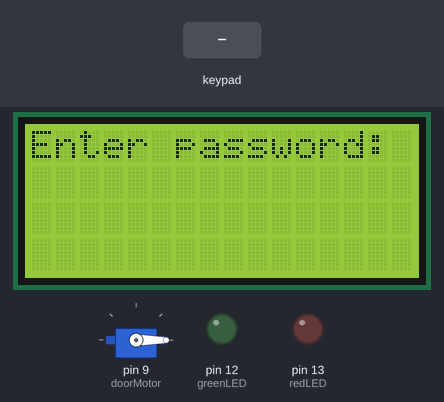
Simulated run of this sketch. Board: Arduino Uno, built with avr-gcc and run on an emulated ATmega328P. Parts: 16×4 character LCD, servo, output pins drawn as LEDs (lit = HIGH). The test bench sets the inputs (shaded band).

Above: at 1.2 s.
1.3 s: keypad keys 1 2 3 4 # pressed 0.4 s apart
At 3.5 s:
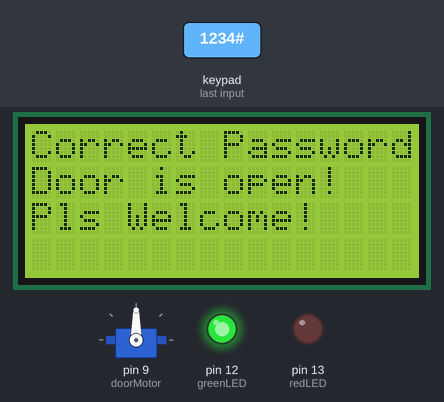
6.3 s: key '#' pressed
At 7.1 s:
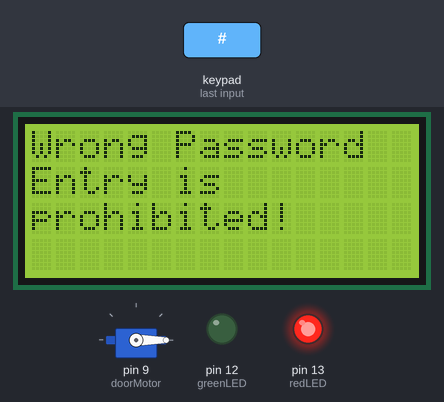
9.3 s: key '2' pressed
At 10.2 s:
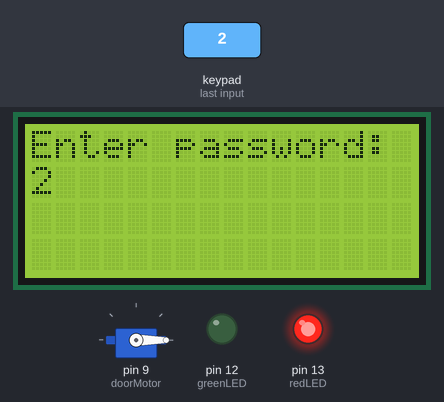
10.8 s: keypad keys 1 2 3 4 pressed 0.4 s apart
At 12.5 s:
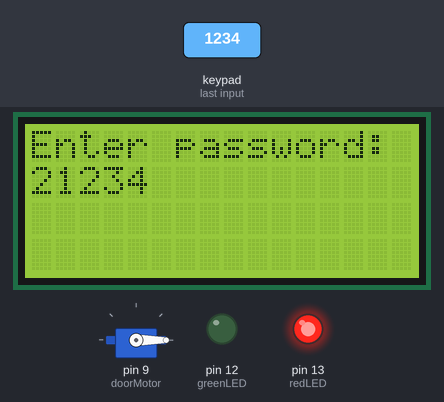
Timing chart, 0 to 14.0 s (numbered marks = the images above; inputs shaded):
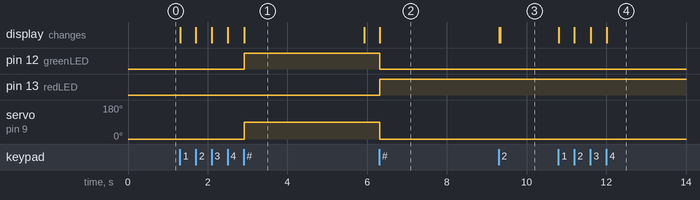

The sketch:

Smart_door_lock_code.ino
```cpp
#include <Servo.h>
#include <LiquidCrystal.h>
#include <Keypad.h>

// Initialize the LCD (16x4)
LiquidCrystal lcd(A4, A5, A0, A1, A2, A3);

// Servo motor setup
Servo doorMotor;

// Pin assignments for LEDs
const int redLED = 13;
const int greenLED = 12;

// Password variables
const String correctPassword = "1234";  // Change to your desired password
String enteredPassword = "";

// Keypad setup
const byte ROWS = 4;  // Four rows
const byte COLS = 3;  // Three columns
char keys[ROWS][COLS] = {
  {'1','2','3'},
  {'4','5','6'},
  {'7','8','9'},
  {'*','0','#'}
};
byte rowPins[ROWS] = {4, 5, 6, 3};  // Connect keypad rows to these Arduino pins
byte colPins[COLS] = {0, 1, 2};     // Connect keypad columns to these Arduino pins
Keypad keypad = Keypad(makeKeymap(keys), rowPins, colPins, ROWS, COLS);

void setup() {
  // Set up the LCD's number of columns and rows
  lcd.begin(16, 4);

  // Servo motor setup
  doorMotor.attach(9);

  // Set LEDs as outputs
  pinMode(redLED, OUTPUT);
  pinMode(greenLED, OUTPUT);

  // Initial state: close the door and turn off LEDs
  doorMotor.write(0);  // 0 degrees (closed)
  digitalWrite(redLED, LOW);
  digitalWrite(greenLED, LOW);

  lcd.clear();
  lcd.print("Enter password:");
}

void loop() {
  char key = keypad.getKey();

  if (key) {
    // If the user presses '#', it checks the entered password
    if (key == '#') {
      if (enteredPassword == correctPassword) {
        // Correct password entered
        lcd.clear();
        lcd.print("Correct Password");
        lcd.setCursor(0, 1);
        lcd.print("Door is open!");
        lcd.setCursor(0, 2);
        lcd.print("Pls Welcome!");

        // Open the door and turn on the green LED
        doorMotor.write(90);  // 90 degrees (open)
        digitalWrite(greenLED, HIGH);
        digitalWrite(redLED, LOW);
      } else {
        // Wrong password entered
        lcd.clear();
        lcd.print("Wrong Password");
        lcd.setCursor(0, 1);
        lcd.print("Entry is");
        lcd.setCursor(0, 2);
        lcd.print("prohibited!");

        // Keep the door closed and turn on the red LED
        doorMotor.write(0);  // 0 degrees (closed)
        digitalWrite(redLED, HIGH);
        digitalWrite(greenLED, LOW);
      }

      delay(3000);  // Pause for 3 seconds

      // Reset everything after check
      lcd.clear();
      lcd.print("Enter password:");
      enteredPassword = "";  // Clear entered password
    } else if (key == '*') {
      // If '*' is pressed, clear the current password
      enteredPassword = "";
      lcd.clear();
      lcd.print("Enter password:");
    } else {
      // Add the pressed key to the password
      enteredPassword += key;
      lcd.setCursor(0, 1);
      lcd.print(enteredPassword);
    }
  }
}
```

Measured:
- after the input at 1.3 s, pin 12 (greenLED): LOW → HIGH after 1.6 s; servo on pin 9 (doorMotor): 0° → 90° after 1.6 s; the display: first changes at once (image 1 shows a later state)
- after the input at 6.3 s, pin 12 (greenLED): HIGH → LOW at once; pin 13 (redLED): LOW → HIGH at once; servo on pin 9 (doorMotor): 90° → 0° at once; the display: changes at once (image 2)
- after the input at 9.3 s, the display: first differs from a run without the input at once (image 3)
- after the input at 10.8 s, the display: first changes at once (image 4 shows a later state)
- what the display in image 1 shows lasts 3.0 s, from 2.9 s to 5.9 s
